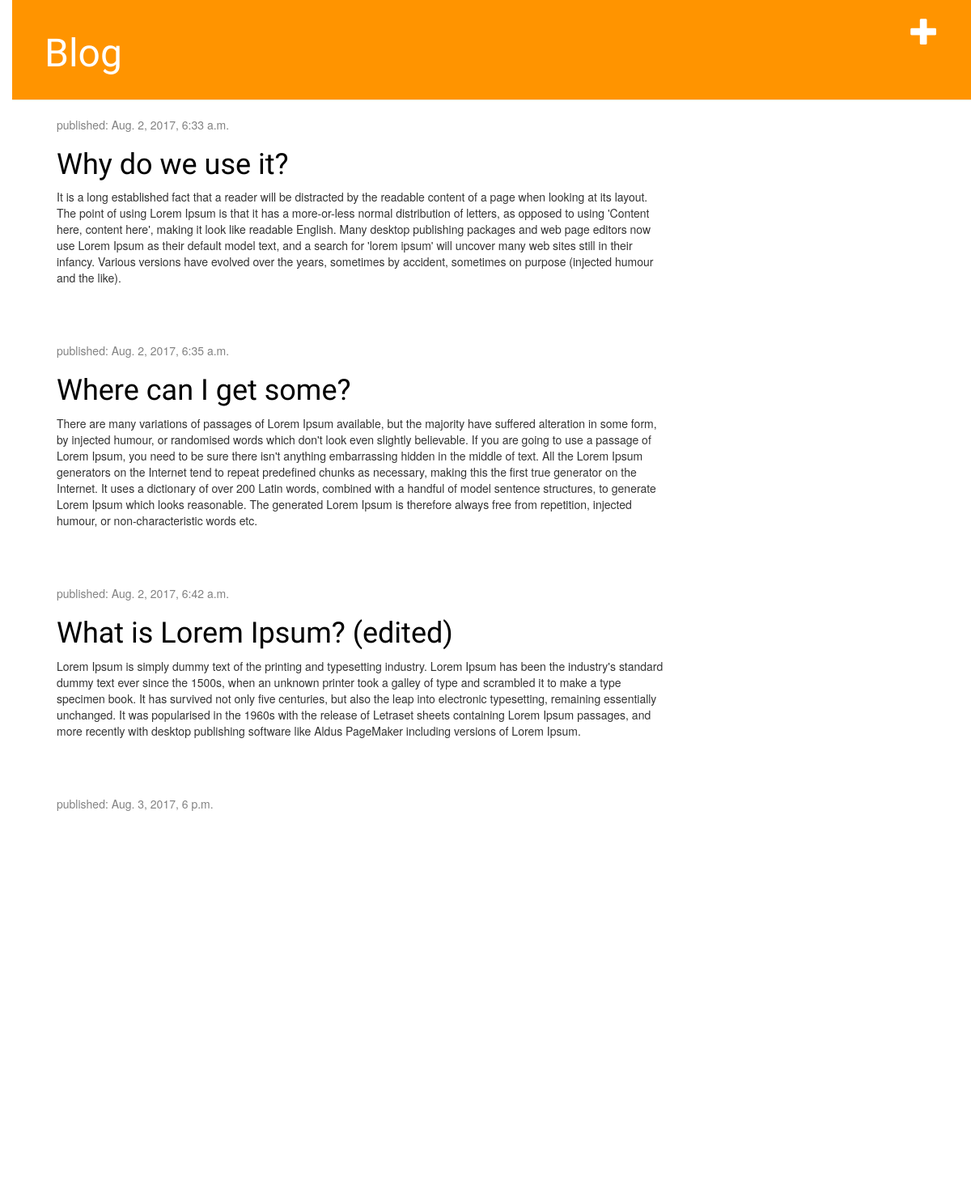
The page / on the database its author committed.
### blog/models.py (models this page shows, shortened)
class Post(models.Model):
    author = models.ForeignKey('auth.User')
    title = models.CharField(max_length=200)
    text = models.TextField()
    created_date = models.DateTimeField(
            default=timezone.now)
    published_date = models.DateTimeField(
            blank=True, null=True)

### blog/views.py (the view)
# urls.py: url(r'^$', views.post_list, name='post_list'),
def post_list(request):
    posts = Post.objects.filter(created_date__lte=timezone.now()).order_by('published_date')
    return render(request, 'blog/post_list.html', {'posts': posts})

### blog/templates/blog/post_list.html
{% extends 'blog/base.html' %}
{% block content %}
    {% for post in posts %}
        <div class="post">
            <div class="date">
                <p>published: {{ post.published_date }}</p>
            </div>
            <h1><a href="{% url 'post_detail' pk=post.pk %}">{{ post.title }}</a></h1>
            <p>{{ post.text|linebreaksbr }}</p>
        </div>
    {% endfor %}
{% endblock content %}

### blog/static/css/blog.css (style rules this page uses)
body { padding-left: 15px; }
h1, h2, h3, h4 { font-family: 'Lobster', cursive; }
h1 a { color: #FCA205; }
.date { color: #828282; }
.post { margin-bottom: 70px; }
.post h1 a, .post h1 a:visited { color: #000000; }

### rows shown on the page
Post: published_date "Aug. 2, 2017, 6:33 a.m.", title "Why do we use it?", text "It is a long established fact that a reader will be distracted by the readable content of a page when looking at its layout. The point of using Lorem Ipsum is that it has a more-or-less normal distribution of letters, as opposed to using 'Content here, content here', making it look like readable English. Many desktop publishing packages and web page editors now use Lorem Ipsum as their default model text, and a search for 'lorem ipsum' will uncover many web sites still in their infancy. Various versions have evolved over the years, sometimes by accident, sometimes on purpose (injected humour and the like)."
Post: published_date "Aug. 2, 2017, 6:35 a.m.", title "Where can I get some?", text "There are many variations of passages of Lorem Ipsum available, but the majority have suffered alteration in some form, by injected humour, or randomised words which don't look even slightly believable. If you are going to use a passage of Lorem Ipsum, you need to be sure there isn't anything embarrassing hidden in the middle of text. All the Lorem Ipsum generators on the Internet tend to repeat predefined chunks as necessary, making this the first true generator on the Internet. It uses a dictionary of over 200 Latin words, combined with a handful of model sentence structures, to generate Lorem Ipsum which looks reasonable. The generated Lorem Ipsum is therefore always free from…"
Post: published_date "Aug. 2, 2017, 6:42 a.m.", title "What is Lorem Ipsum? (edited)", text "Lorem Ipsum is simply dummy text of the printing and typesetting industry. Lorem Ipsum has been the industry's standard dummy text ever since the 1500s, when an unknown printer took a galley of type and scrambled it to make a type specimen book. It has survived not only five centuries, but also the leap into electronic typesetting, remaining essentially unchanged. It was popularised in the 1960s with the release of Letraset sheets containing Lorem Ipsum passages, and more recently with desktop publishing software like Aldus PageMaker including versions of Lorem Ipsum."
Post: published_date "Aug. 3, 2017, 6 p.m."
